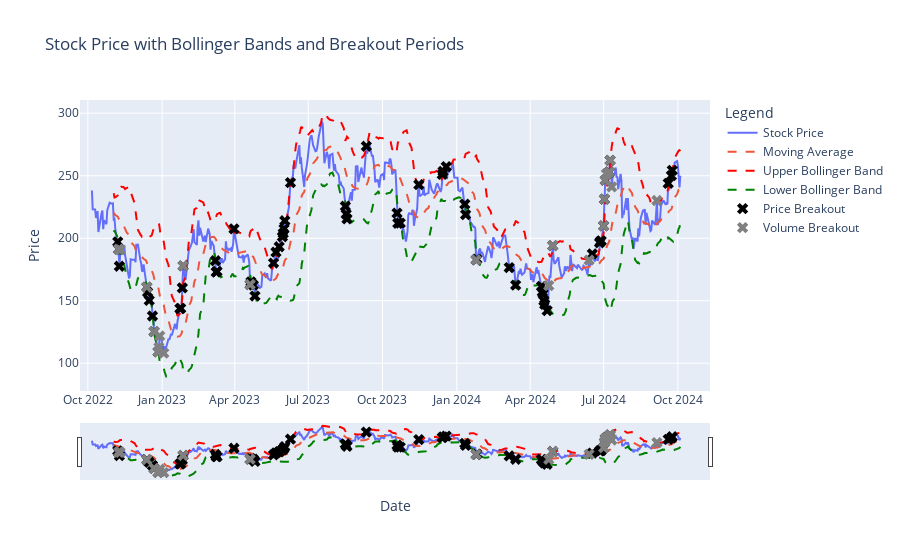

Notebook code for this chart:
### Code cell
# Example usage:
stock_ticker = 'TSLA'
start_date = pd.Timestamp.now() - pd.DateOffset(years=2)
end_date = pd.Timestamp.now()

# Fetch and plot stock data
stock_data = get_stock_data(stock_ticker, start_date, end_date)
price_breakout_dates, volume_breakout_dates, stock_data = detect_bollinger_breakout(stock_data)
plot_stock_with_bollinger(stock_data, price_breakout_dates, volume_breakout_dates)
plot_stock_with_bollinger_plotly(stock_data, price_breakout_dates, volume_breakout_dates)
